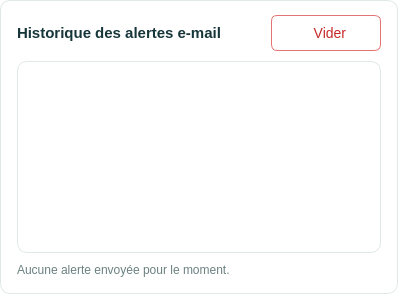
               <widget class="QFrame" name="frameHistoriqueStock">
                <property name="styleSheet">
                 <string>.QFrame { background-color:white; border:1px solid #E0E8E8; border-radius:10px; }</string>
                </property>
                <layout class="QVBoxLayout" name="layoutCommandes">
                 <property name="spacing">
                  <number>10</number>
                 </property>
                 <property name="leftMargin">
                  <number>16</number>
                 </property>
                 <property name="topMargin">
                  <number>14</number>
                 </property>
                 <property name="rightMargin">
                  <number>16</number>
                 </property>
                 <property name="bottomMargin">
                  <number>16</number>
                 </property>
                 <item>
                  <layout class="QHBoxLayout" name="layout_enteteCommandes">
                   <property name="spacing">
                    <number>10</number>
                   </property>
                   <property name="leftMargin">
                    <number>0</number>
                   </property>
                   <property name="topMargin">
                    <number>0</number>
                   </property>
                   <property name="rightMargin">
                    <number>0</number>
                   </property>
                   <property name="bottomMargin">
                    <number>0</number>
                   </property>
                   <item>
                    <widget class="QLabel" name="lblHistoriqueTitreStock">
                     <property name="styleSheet">
                      <string>color:#17363A; font-size:15px; font-weight:bold;</string>
                     </property>
                     <property name="text">
                      <string>Historique des alertes e-mail</string>
                     </property>
                    </widget>
                   </item>
                   <item>
                    <spacer name="espaceCmd">
                     <property name="orientation">
                      <enum>Qt::Orientation::Horizontal</enum>
                     </property>
                     <property name="sizeHint" stdset="0">
                      <size>
                       <width>40</width>
                       <height>20</height>
                      </size>
                     </property>
                    </spacer>
                   </item>
                   <item>
                    <widget class="QPushButton" name="btnViderHistoriqueStock">
                     <property name="minimumSize">
                      <size>
                       <width>110</width>
                       <height>36</height>
                      </size>
                     </property>
                     <property name="maximumSize">
                      <size>
                       <width>110</width>
                       <height>36</height>
                      </size>
                     </property>
                     <property name="cursor">
                      <cursorShape>PointingHandCursor</cursorShape>
                     </property>
                     <property name="styleSheet">
                      <string>QPushButton { background:white; color:#C62828; border:1px solid #E57373; border-radius:6px; font-size:14px; }
QPushButton:hover { background-color:#FDECEC; }</string>
                     </property>
                     <property name="text">
                      <string>  Vider</string>
                     </property>
                     <property name="icon">
                      <iconset resource="ressources.qrc">
                       <normaloff>:/icones/trash_red.png</normaloff>:/icones/trash_red.png</iconset>
                     </property>
                     <property name="iconSize">
                      <size>
                       <width>18</width>
                       <height>18</height>
                      </size>
                     </property>
                    </widget>
                   </item>
                  </layout>
                 </item>
                 <item>
                  <widget class="QTableWidget" name="tableHistoriqueStock">
                   <property name="styleSheet">
                    <string>QTableWidget { background:white; border:1px solid #E0E8E8; border-radius:10px;
  gridline-color:#EEF2F2; font-size:12px; color:#1E3A3A; }
QHeaderView::section { background:#F7FAFA; color:#1E3A3A; font-weight:bold; font-size:12px;
  border:none; border-bottom:1px solid #E0E8E8; padding-left:8px; }
QTableWidget::item { padding-left:8px; }
QTableWidget::item:selected { background:#E6F2F1; color:#1E3A3A; }
QTableWidget::indicator { width:16px; height:16px; }</string>
                   </property>
                  </widget>
                 </item>
                 <item>
                  <widget class="QLabel" name="lblAucuneAlerteStock">
                   <property name="styleSheet">
                    <string>color:#6B8080; font-size:12px;</string>
                   </property>
                   <property name="text">
                    <string>Aucune alerte envoyée pour le moment.</string>
                   </property>
                  </widget>
                 </item>
                </layout>
               </widget>
